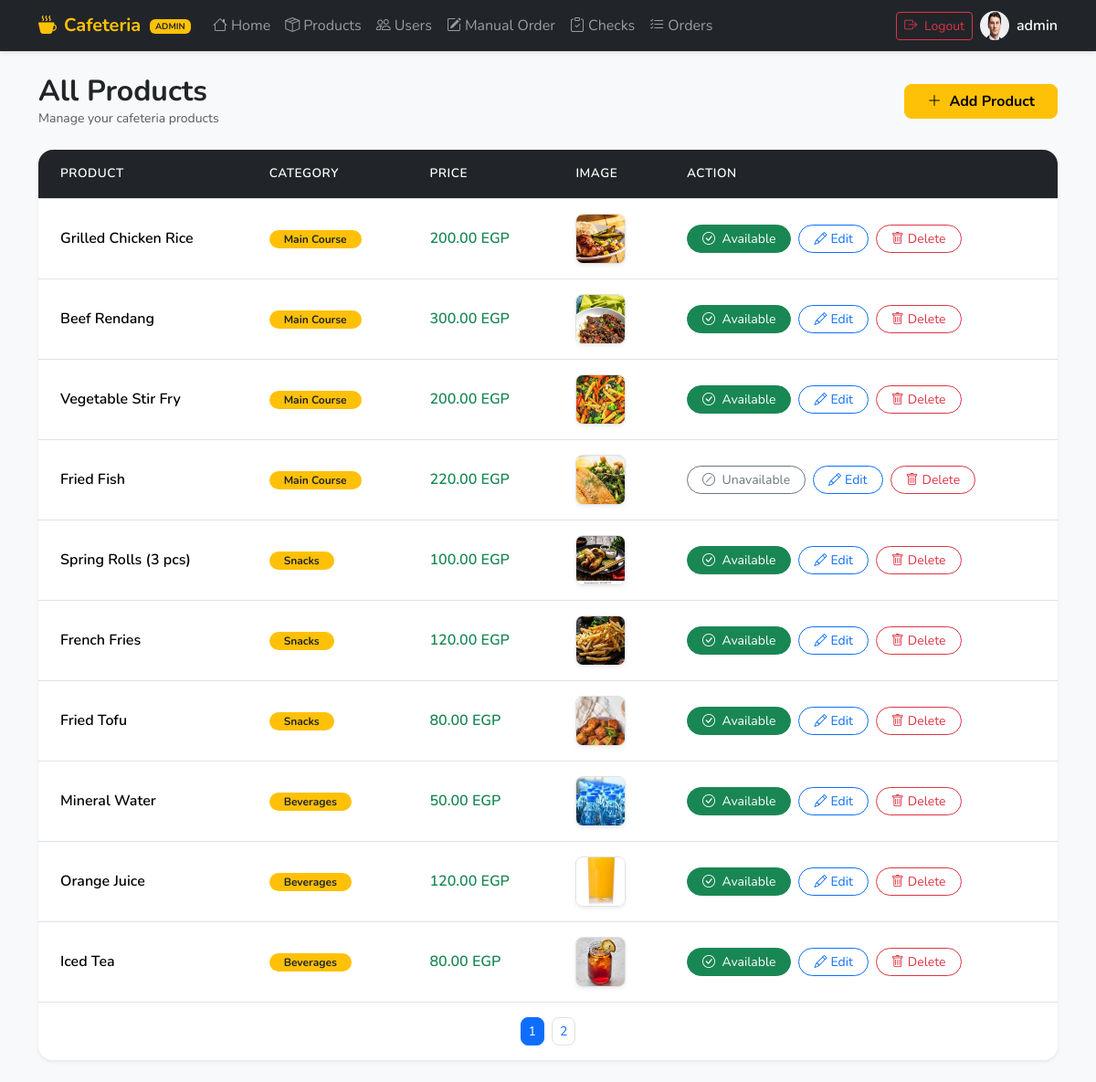
The app's page /public/admin/products (signed in) with its own data.
### tables this page shows
CREATE TABLE IF NOT EXISTS products (
    id INT AUTO_INCREMENT PRIMARY KEY,
    category_id INT,
    name VARCHAR(150),
    price DECIMAL(10,2),
    image VARCHAR(255),
    status ENUM('available','unavailable') DEFAULT 'available',
    created_at TIMESTAMP NULL,
    updated_at TIMESTAMP NULL,
    FOREIGN KEY (category_id) REFERENCES categories(id)
);

CREATE TABLE IF NOT EXISTS categories (
    id INT AUTO_INCREMENT PRIMARY KEY,
    name VARCHAR(100),
    created_at TIMESTAMP NULL,
    updated_at TIMESTAMP NULL
);

### core/Controller.php (called while the page is built, shortened)
<?php
class Controller
{
    public function view($path, $data = [])
    {
        extract($data);
        $viewFile = dirname(__DIR__) . "/views/$path.php";
        require $viewFile;
    }
}

### app/Controllers/Admin/ProductController.php (called while the page is built, shortened)
<?php
class ProductController extends Controller
{
    private $productModel;
    public function __construct()
    {
        $this->productModel = new Product();
    }
    public function index()
    {
        $page    = isset($_GET['page']) ? (int)$_GET['page'] : 1;
        $perPage = 10;
        $products = $this->productModel->allWithCategory($page, $perPage);
        $total    = $this->productModel->countAll();
        $pages    = ceil($total / $perPage);
        $this->view('admin/products/index', compact('products', 'page', 'pages'));
    }
}

### core/Router.php (called while the page is built, shortened)
<?php
class Router
{
    private static $routes = [];
    public static function get($uri, $action, $middlewares = [])
    {
        self::$routes['GET'][$uri] = [
            'action' => $action,
            'middlewares' => $middlewares
        ];
    }
    public static function post($uri, $action, $middlewares = [])
    {
        self::$routes['POST'][$uri] = [
            'action' => $action,
            'middlewares' => $middlewares
        ];
    }
    public static function resolve($uri, $method)
{
    $route = self::$routes[$method][$uri] ?? null;
    $params = [];
    $action = $route['action'];
    [$controller, $method] = $action;
    $controller = new $controller();
    $controller->$method(...$params);
}
}

### public/index.php (called while the page is built, shortened)
<?php
$uri = parse_url($_SERVER['REQUEST_URI'], PHP_URL_PATH);
$uri = preg_replace('#^.*?/public(?:/index\.php)?#', '', $uri);
$method = $_SERVER['REQUEST_METHOD'];
Router::resolve($uri, $method);

### core/Auth.php (called while the page is built, shortened)
<?php
class Auth
{
    public static function user()
    {
        return $_SESSION['user'] ?? null;
    }
}

### core/Database.php (called while the page is built, shortened)
<?php
class Database
{
    private static $instance = null;
    private $connection;
    private function __construct()
    {
        $env = parse_ini_file(__DIR__ . '/../.env');
        $host = $env['DB_HOST'] ?? 'localhost';
        $db   = $env['DB_NAME'] ?? 'cafeteria';
        $user = $env['DB_USER'] ?? 'root';
        $pass = $env['DB_PASS'] ?? '';
        $charset = $env['DB_CHARSET'] ?? 'utf8';
        $this->connection = new PDO(
            "mysql:host=$host;dbname=$db;charset=$charset",
            $user,
            $pass
        );
        $this->connection->setAttribute(PDO::ATTR_ERRMODE, PDO::ERRMODE_EXCEPTION);
    }
    public static function getInstance()
    {
        if (!self::$instance) {
            self::$instance = new Database();
        }
        return self::$instance;
    }
    public function getConnection()
    {
        return $this->connection;
    }
}

### core/Model.php (called while the page is built, shortened)
<?php
class Model
{
    protected $table;
    protected $db;
    public function __construct()
    {
        $this->db = Database::getInstance()->getConnection();
    }
    protected function query()
    {
        return new QueryBuilder($this->db, $this->table);
    }
}

### core/QueryBuilder.php (called while the page is built, shortened)
<?php
class QueryBuilder
{
protected $joins = [];
protected $offsetVal;
    protected $db;
    protected $table;
    protected $select = "*";
    protected $where = [];
    protected $bindings = [];
    protected $limit;
    protected $fromExpr = null;
    public function __construct($db, $table)
    {
        $this->db = $db;
        $this->table = $table;
    }
    public function select($columns)
    {
        if (is_array($columns)) {
            $this->select = implode(',', $columns);
        } else {
            $this->select = $columns;
        }
        return $this;
    }
    public function limit($limit)
    {
        $this->limit = "LIMIT $limit";
        return $this;
    }
    private function buildWhere()
    {
        if (empty($this->where)) {
            return "";
        }
        return "WHERE " . implode(" AND ", $this->where);
    }
    public function get()
{
    $sql = "SELECT {$this->select} FROM {$this->table} ";
    if (!empty($this->joins)) {
        $sql .= implode(' ', $this->joins) . ' ';
    }
    $sql .= $this->buildWhere() . " ";
    if ($this->limit) {
        $sql .= $this->limit . " ";
    }
    if (isset($this->offsetVal)) {
        $sql .= $this->offsetVal;
    }
    $stmt = $this->db->prepare($sql);
    $stmt->execute($this->bindings);
    return $stmt->fetchAll(\PDO::FETCH_ASSOC);
}
    public function count()
    {
        $from = $this->fromExpr ?? $this->table;
        $sql = "SELECT COUNT(*) as count FROM {$from} ";
        $sql .= $this->buildWhere();
        $stmt = $this->db->prepare($sql);
        $stmt->execute($this->bindings);
        return $stmt->fetch()['count'];
    }
    public function join($table, $first, $operator, $second, $type = 'LEFT')
    {
        $this->joins[] = "$type JOIN $table ON $first $operator $second";
        return $this;
    }
    public function offset($offset)
    {
        $this->offsetVal = "OFFSET $offset";
        return $this;
    }
}

### app/Models/Product.php (called while the page is built, shortened)
<?php
class Product extends Model
{
    public function allWithCategory($page = 1, $perPage = 10)
    {
        $offset = ($page - 1) * $perPage;
        return $this->query()
            ->select(['products.*', 'categories.name as category_name'])
            ->join('categories', 'products.category_id', '=', 'categories.id')
            ->limit($perPage)
            ->offset($offset)
            ->get();
    }
    public function countAll()
    {
        return $this->query()->count();
    }
}

### views/admin/products/index.php (the view, shortened to what this page needs)
<?php require __DIR__ . '/../../layouts/head.php'; ?>
<?php require __DIR__ . '/../../layouts/navbar_admin.php'; ?>
<div class="container py-4">
  <div class="d-flex justify-content-between align-items-center mb-4">
    <div>
      <h2 class="fw-bold mb-0">All Products</h2>
      <p class="text-muted small mb-0">Manage your cafeteria products</p>
    </div>
    <a href="<?= BASE_URL ?>/admin/products/create" class="btn btn-warning fw-bold rounded-3 px-4">
      <i class="bi bi-plus-lg me-1"></i> Add Product
    </a>
  </div>
  <div class="card border-0 shadow-sm" style="border-radius: 16px; overflow: hidden;">
    <div class="card-body p-0 table-responsive">
      <table class="table table-hover align-middle mb-0">
        <thead>
          <tr>
            <th class="text-white fw-semibold py-3 px-4" style="background-color: #212529 !important;">Product</th>
            <th class="text-white fw-semibold py-3 px-4" style="background-color: #212529 !important;">Category</th>
            <th class="text-white fw-semibold py-3 px-4" style="background-color: #212529 !important;">Price</th>
            <th class="text-white fw-semibold py-3 px-4" style="background-color: #212529 !important;">Image</th>
            <th class="text-white fw-semibold py-3 px-4" style="background-color: #212529 !important;">Action</th>
          </tr>
        </thead>
        <tbody>
          <?php if (empty($products)): ?>
            <tr>
              <td colspan="5" class="text-center text-muted py-5">
                <i class="bi bi-box-seam fs-1 d-block mb-2"></i>
                No products found
              </td>
            </tr>
          <?php else: ?>
            <?php foreach ($products as $product): ?>
            <tr class="border-bottom">
              <td class="px-4 py-3">
                <span class="fw-semibold"><?= htmlspecialchars($product['name']) ?></span>
              </td>
              <td class="px-4 py-3">
                <span class="badge bg-warning text-dark rounded-pill px-3">
                  <?= htmlspecialchars($product['category_name'] ?? 'N/A') ?>
                </span>
              </td>
              <td class="px-4 py-3 fw-semibold text-success">
                <?= number_format($product['price'], 2) ?> EGP
              </td>
              <td class="px-4 py-3">
                <?php if (!empty($product['image'])): ?>
                  <img src="/uploads/<?= htmlspecialchars($product['image']) ?>"
                       width="55" height="55"
                       class="rounded-3 object-fit-cover border shadow-sm">
                <?php endif; ?>
              </td>
              <td class="px-4 py-3">
                <div class="d-flex gap-2 align-items-center flex-wrap">
                  <form method="POST" action="<?= BASE_URL ?>/admin/products/toggle/<?= $product['id'] ?>">
                    <button type="submit" class="btn btn-sm rounded-pill px-3
                      <?= $product['status'] === 'available' ? 'btn-success' : 'btn-outline-secondary' ?>">
                      <i class="bi <?= $product['status'] === 'available' ? 'bi-check-circle' : 'bi-slash-circle' ?> me-1"></i>
                      <?= $product['status'] === 'available' ? 'Available' : 'Unavailable' ?>
                    </button>
                  </form>
                  <a href="<?= BASE_URL ?>/admin/products/edit/<?= $product['id'] ?>"
                     class="btn btn-sm btn-outline-primary rounded-pill px-3">
                    <i class="bi bi-pencil me-1"></i>Edit
                  </a>
                  <form method="POST" action="<?= BASE_URL ?>/admin/products/delete/<?= $product['id'] ?>"
                        onsubmit="return confirm('Are you sure you want to delete this product?')">
                    <button type="submit" class="btn btn-sm btn-outline-danger rounded-pill px-3">
                      <i class="bi bi-trash me-1"></i>Delete
                    </button>
                  </form>
                </div>
              </td>
            </tr>
            <?php endforeach; ?>
          <?php endif; ?>
        </tbody>
      </table>
    </div>
    <?php if ($pages > 1): ?>
    <div class="card-footer bg-white border-0 d-flex justify-content-center py-3">
      <nav>
        <ul class="pagination pagination-sm mb-0">
          <?php for ($i = 1; $i <= $pages; $i++): ?>
            <li class="page-item <?= $i == $page ? 'active' : '' ?>">
              <a class="page-link rounded-3 mx-1" href="?page=<?= $i ?>"><?= $i ?></a>
            </li>
          <?php endfor; ?>
        </ul>
      </nav>
    </div>
    <?php endif; ?>
  </div>
</div>
</body>
</html>

### views/layouts/head.php (shortened to what this page needs)
<!DOCTYPE html>
<html lang="en">
<head>
  <link href="https://cdn.jsdelivr.net/npm/bootstrap@5.3.2/dist/css/bootstrap.min.css" rel="stylesheet">
  <link href="https://cdn.jsdelivr.net/npm/bootstrap-icons@1.11.3/font/bootstrap-icons.min.css" rel="stylesheet">
</head>
<body class="bg-light" style="font-family:'Nunito',sans-serif;">

### views/layouts/navbar_admin.php (shortened to what this page needs)
<?php
 $current = basename($_SERVER['PHP_SELF']); ?>
<nav class="navbar navbar-expand-lg navbar-dark bg-dark border-bottom shadow-sm">
  <div class="container">
    <a class="navbar-brand fw-bold text-warning fs-5" href="<?= BASE_URL ?>/admin/dashboard">
      <i class="bi bi-cup-hot-fill me-2"></i>Cafeteria
      <span class="badge bg-warning text-dark ms-1 align-middle" style="font-size:0.6rem!important;">ADMIN</span>
    </a>
    <div class="collapse navbar-collapse" id="navAdmin">
      <ul class="navbar-nav me-auto mb-2 mb-lg-0">
        <li class="nav-item">
          <a class="nav-link <?= $current==='dashboard.php'?'active':'' ?>" href="<?= BASE_URL ?>/admin/dashboard">
            <i class="bi bi-house me-1"></i>Home
          </a>
        </li>
        <li class="nav-item">
          <a class="nav-link <?= in_array($current,['products.php','add_product.php'])?'active':'' ?>" href="<?= BASE_URL ?>/admin/products">
            <i class="bi bi-box-seam me-1"></i>Products
          </a>
        </li>
        <li class="nav-item">
          <a class="nav-link <?= in_array($current,['users.php','add_user.php'])?'active':'' ?>" href="<?= BASE_URL ?>/admin/users">
            <i class="bi bi-people me-1"></i>Users
          </a>
        </li>
        <li class="nav-item">
          <a class="nav-link <?= $current==='manual_order.php'?'active':'' ?>" href="<?= BASE_URL ?>/admin/manual-order">
            <i class="bi bi-pencil-square me-1"></i>Manual Order
          </a>
        </li>
        <li class="nav-item">
          <a class="nav-link <?= $current==='checks.php'?'active':'' ?>" href="<?= BASE_URL ?>/admin/checks">
            <i class="bi bi-clipboard-check me-1"></i>Checks
          </a>
        </li>
        <li class="nav-item">
          <a class="nav-link <?= $current==='orders.php'?'active':'' ?>" href="<?= BASE_URL ?>/admin/orders">
            <i class="bi bi-list-check me-1"></i>Orders
          </a>
        </li>
      </ul>
      <div class="d-flex align-items-center gap-2">
        <a href="<?= BASE_URL ?>/logout" class="btn btn-outline-danger btn-sm">
          <i class="bi bi-box-arrow-right me-1"></i> Logout
        </a>
        <?php
          $authUser = Auth::user();
        ?>
         <?php
            if (!empty($authUser['pic'])) {
                $avatar = '/' . ltrim($authUser['pic'], '/');
            } else {
                $avatar = 'https://ui-avatars.com/api/?name=' . urlencode($authUser['name']) . '&background=f59e0b&color=fff&size=32&bold=true';
            }
        ?>
        <img width="32" height="32" class="rounded-circle" src="<?= htmlspecialchars($avatar) ?>" alt="" onerror="this.src='https://ui-avatars.com/api/?name=<?= urlencode($authUser['name']) ?>&background=f59e0b&color=fff&size=32&bold=true';">
        <span class="text-white fw-semibold"><?= htmlspecialchars($authUser['name'] ?? 'Admin') ?></span>
      </div>
    </div>
  </div>
</nav>

### views/layouts/head.php (style rules this page uses)
body { font-family: 'Nunito', sans-serif; background-color: #f8f9fa; }
.table th { font-weight: 700; font-size: 0.85rem; text-transform: uppercase; letter-spacing: 0.04em; }

### records on screen
products: name "Grilled Chicken Rice", category.name "Main Course", price "200.00", image (picture), status "Available"
products: name "Beef Rendang", category.name "Main Course", price "300.00", image (picture), status "Available"
products: name "Vegetable Stir Fry", category.name "Main Course", price "200.00", image (picture), status "Available"
products: name "Fried Fish", category.name "Main Course", price "220.00", image (picture), status "Unavailable"
products: name "Spring Rolls (3 pcs)", category.name "Snacks", price "100.00", image (picture), status "Available"
products: name "French Fries", category.name "Snacks", price "120.00", image (picture), status "Available"
products: name "Fried Tofu", category.name "Snacks", price "80.00", image (picture), status "Available"
products: name "Mineral Water", category.name "Beverages", price "50.00", image (picture), status "Available"
products: name "Orange Juice", category.name "Beverages", price "120.00", image (picture), status "Available"
products: name "Iced Tea", category.name "Beverages", price "80.00", image (picture), status "Available"

### other values on screen
$authUser['name'] "admin"
